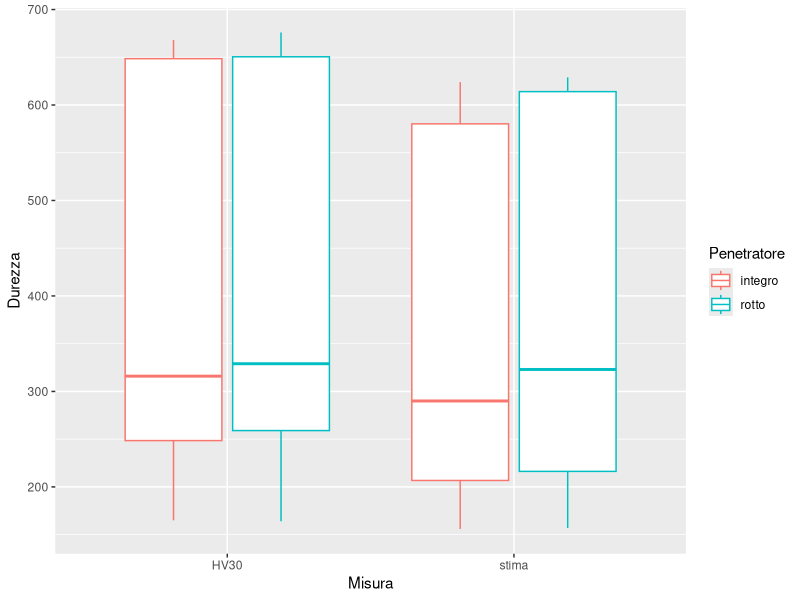
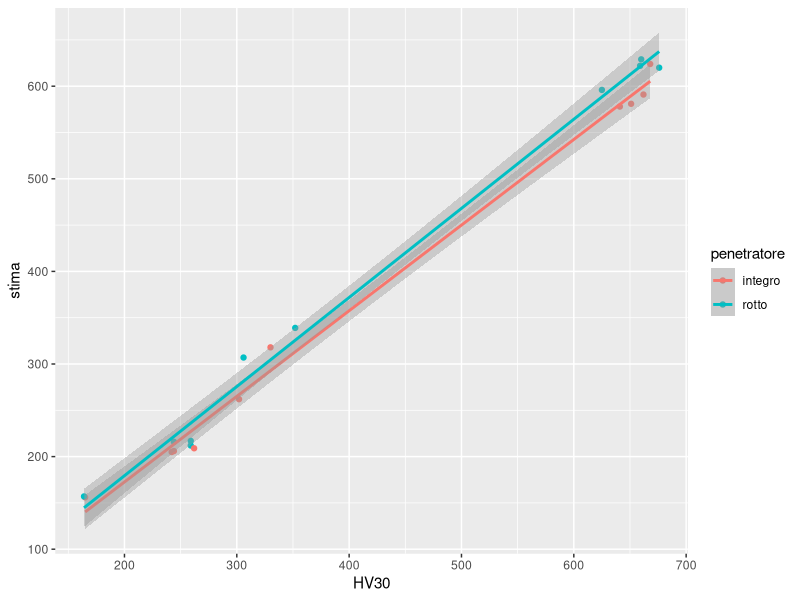
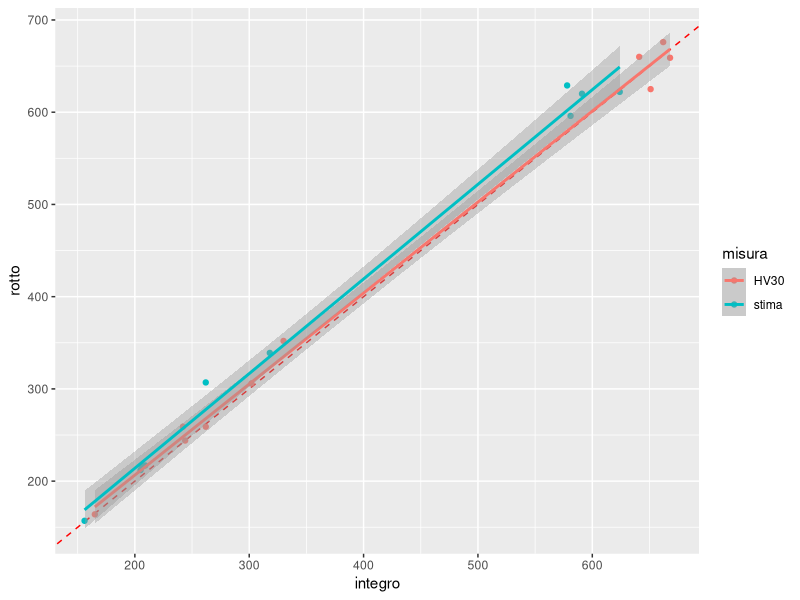
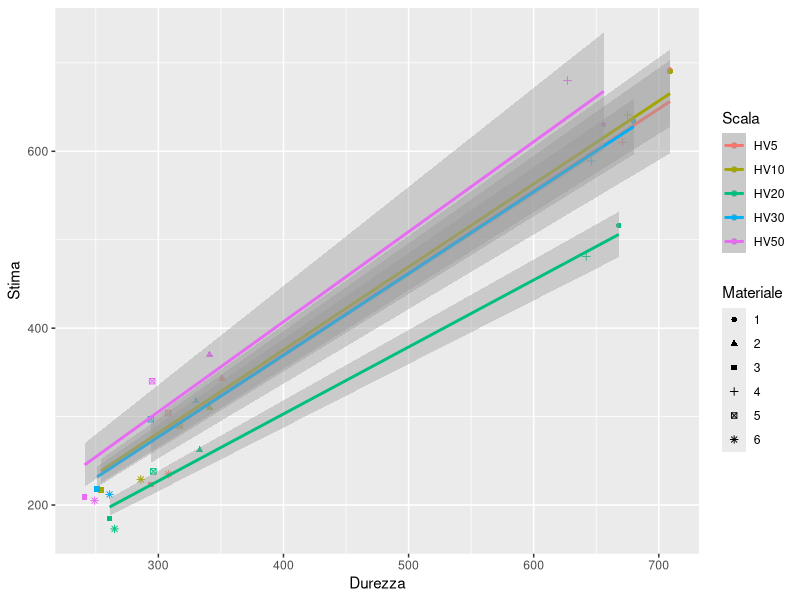
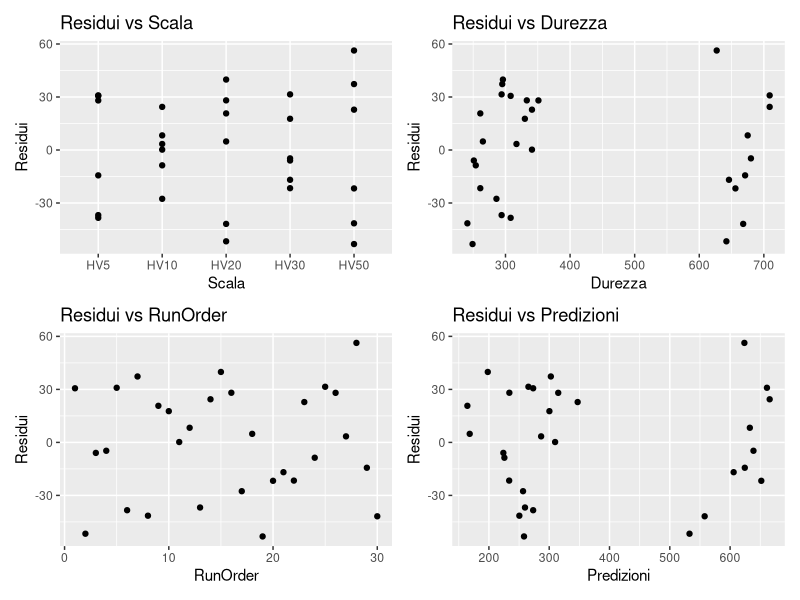
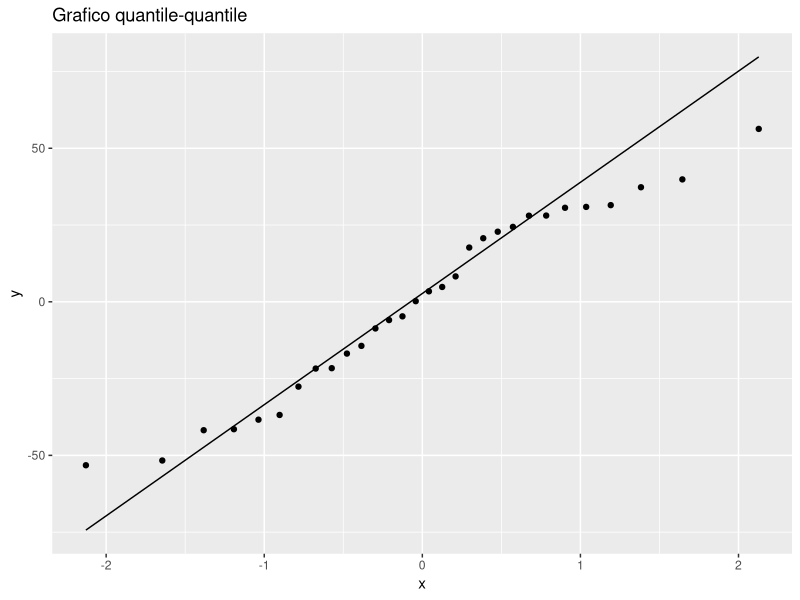
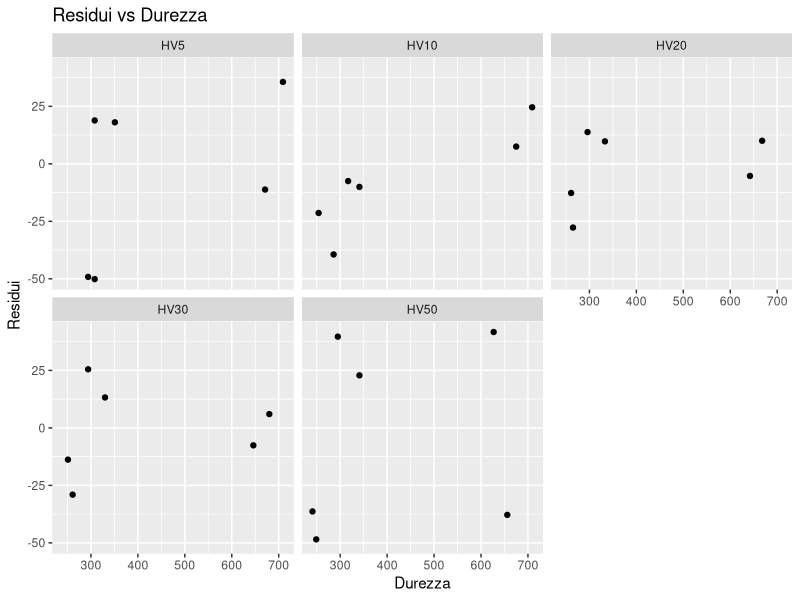
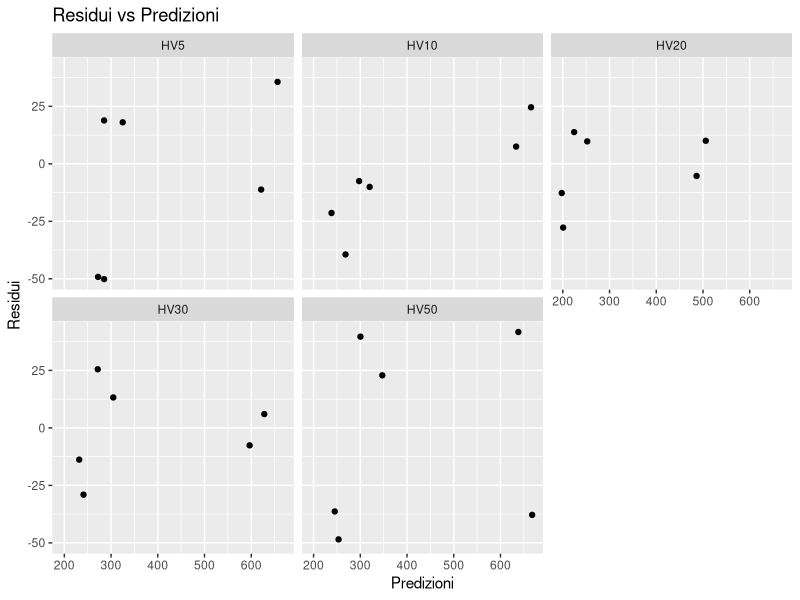

The R source for these figures, in order:
## ---- chunk 1
#| label: setup
#| include: false
knitr::opts_chunk$set(
  fig.align = "center",
  # This for default device
  out.width = "16cm",
  # This two for high quality charts:
  fig.dim = c(16, 9)*0.4
)
library(tidyverse)
library(stringr)
library(modelr)
library(broom)
library(knitr)
library(patchwork)
## ---- chunk 2
#| include: false
df_a<-tibble(
  material=1:10, #materiale
  HV30_OK=NA,    #misura effettiva, indentatore integro   
  HV30_NOK=NA,   #misura effettiva, indentatore danneggiato        
  stima_OK=NA,   #stima della macchina, indentatore integro
  stima_NOK=NA,  #stima della macchina, indentaore danneggiato
  HV30_dd=NA,    #misura effettiva usando due volte la diagonale visibile, indentatore danneggiato
  stima_dd=NA,   #stima della macchina, indentatore danneggiato per misura con doppia diagonale
)               

write.csv(df_a,"misure_HV_30.csv") #per avere la tabella in formato .csv così da poter essere riempita dallo sperimentatore

kable(head(df_a,8), caption = "Tabella di raccolta dati per T-test")
## ---- chunk 3
df_a$stima_OK=c(591,205,209,262,318,578,206,156,624,581)
df_a$HV30_NOK = c(676,259,259,306,352,660,244,164,659,625)
df_a$HV30_OK=c(662,242,262,302,330,641,244,165,668,651)
df_a$stima_NOK = c(620,212,217,307,339,629,216,157,622,596)
df_a$HV30_dd=c(648,256,253,297,351,652,247,166,659,635)      
df_a$stima_dd=c(612,219,218,297,337,621,218,157,618,596)

kable(head(df_a,8),caption = "Tabella di raccolta dati per T-test")
## ---- chunk 4
#| include: false
dfv <- df_a %>%
  select(material:stima_NOK)%>%
  pivot_longer(-material, 
               names_sep="_", 
               names_to = c("misura","ok"), 
               values_to="durezza") %>% 
  mutate(ok=ifelse(ok=="OK","integro","rotto"))
dfv %>% head() %>% kable()
## ---- chunk 5
dfv %>% 
  ggplot(aes(x=misura, y=durezza, color=ok)) +
  geom_boxplot() +
  labs(x="Misura", y="Durezza", color="Penetratore")
## ---- chunk 6
dfv %>%
  pivot_wider(names_from = misura, values_from = durezza) %>% 
  ggplot(aes(x=HV30, y=stima, color=ok)) + 
  geom_point() + 
  geom_smooth(method="lm", formula=y~x) +
  labs(color="penetratore") 
## ---- chunk 7
dfv %>%
  pivot_wider(names_from = ok, values_from = durezza) %>% 
  ggplot(aes(x=integro, y=rotto, color=misura)) + 
  geom_abline(slope=1, intercept=0, color="red", lty=2) +
  geom_point() + 
  geom_smooth(method="lm", formula=y~x)
## ---- chunk 8
dfv %>% pivot_wider(names_from = ok, values_from = durezza) %>% 
  split(~misura) %>% {
    reduce2(., names(.), \(acc, d, n) {
      t <- t.test(d$integro, d$rotto, paired = T)
      bind_rows(acc, tidy(t) %>% mutate(group=n, .before=1))
    }, .init=tibble())
  } %>% 
  relocate(p.value, .after=-1) %>% 
  mutate(
    significant = p.value < 0.05, 
    across(c(statistic, conf.low, conf.high, p.value), ~round(., 3))) %>%
  select(-method, -alternative) %>%
  kable()
## ---- chunk 9
t.test(df_a$HV30_OK,df_a$HV30_dd,paired = T)%>%tidy()%>%kable()
## ---- chunk 10
#| include: false
df_b<-expand.grid(
  Scale=c("HV5","HV10","HV20","HV30","HV50"),
  Material=1:6
)%>%
  relocate(Material,.before = Scale)%>%
  mutate(
    StdOrder = 1:n(),
    RunOrder = sample(n()),
    .before=Material
  )%>%
  mutate(
    Estimated=NA,
    Hardness=NA
  )%>%
  arrange(RunOrder)%>%
  tibble()

write.csv(df_b,"misure_per_taratura.csv")  #serve per avere la tabella in formato .csv così da poter essere riempita dallo speriementatore

kable(df_b, caption = "Tabella di raccolta dati per taratura")

## ---- chunk 11
df_b<-df_b%>%
  arrange(StdOrder) %>%
  mutate(Load = str_extract(Scale, "HV(\\d+)", group=1) %>% as.numeric(), .after=Scale) %>%
  mutate(
    Estimated=c(692,690,516,634,630,343,310,262,318,370,223,217,185,218,209,
                610,641,481,589,680,304,290,238,297,340,235,229,173,212,205),
    Hardness=c(709,709,668,680,656,351,341,333,330,341,294,254,261,251,241,
                671,675,642,646,627,308,317,296,294,295,308,286,265,261,249)
    
  ) %>%
  mutate(Material=factor(Material))

kable(head(df_b),caption = "Dati per analisi di taratura")
## ---- chunk 12
#| warning: false
df_b %>%
  ggplot(aes(x=Hardness, y=Estimated, group=Scale, color=Scale)) + 
  geom_point(aes(shape=Material)) + 
  geom_smooth(method="lm", formula=y~x-1)+
  labs(
    y="Stima",
    x="Durezza",
    color="Scala",
    shape="Materiale"
  )
## ---- chunk 13
df_b.lm <- lm(Estimated~Hardness + Scale, data = df_b)

anova(df_b.lm)%>%tidy()%>%kable(caption="Tabella ANOVA")
## ---- chunk 14
p1<-df_b %>% 
  add_residuals(df_b.lm) %>%
  ggplot(aes(x=Scale, y=resid)) + 
  geom_point()+
  labs(
    title="Residui vs Scala",
    x="Scala",
    y="Residui"
  )

p2<-df_b %>% 
  add_residuals(df_b.lm) %>%
  ggplot(aes(x=Hardness, y=resid)) + 
  geom_point()+
  labs(
    title="Residui vs Durezza",
    x="Durezza",
    y="Residui"
  )


p3<-df_b %>% 
  add_residuals(df_b.lm) %>%
  ggplot(aes(x=RunOrder, y=resid)) + 
  geom_point()+
  labs(
    title="Residui vs RunOrder",
    x="RunOrder",
    y="Residui"
  )

p4<-df_b %>% 
  add_residuals(df_b.lm) %>%
  add_predictions(df_b.lm)%>%
  ggplot(aes(x=pred, y=resid)) + 
  geom_point()+
  labs(
    title="Residui vs Predizioni",
    x="Predizioni",
    y="Residui"
  )

(p1+p2)/(p3+p4)
## ---- chunk 15
df_b %>% 
  add_residuals(df_b.lm) %>%
  ggplot(aes(sample=resid)) + 
  geom_qq() + 
  geom_qq_line()+
  labs(
    title="Grafico quantile-quantile"
  )

df_b %>%
  add_residuals(df_b.lm) %>%
  pull(resid) %>%
  shapiro.test()
## ---- chunk 16
df_slope<-df_b %>%
  group_by(Scale) %>%
  summarise(slope = lm(Estimated~Hardness - 1) %>% coefficients())

df_slope%>%kable(caption="Pendenza della caratteristica lineare di ogni scala")
## ---- chunk 17
df_b %>%
  split(~Scale) %>%
  map_dfr(~{
    d.lm <- lm(Estimated ~ Hardness - 1, data = .x)
    tibble(
      Scale = unique(.x$Scale),
      Slope = coef(d.lm),
      Residual_min = min(residuals(d.lm)),
      Residual_max = max(residuals(d.lm)),
      CI_low = confint(d.lm)[1, 1],
      CI_high = confint(d.lm)[1, 2]
    )
  })%>%
  kable()
## ---- chunk 18
#| warning: false

# Modelli per ciascuna scala
df_models <- df_b %>%
  group_split(Scale) %>%
  set_names(map_chr(., ~ unique(.x$Scale))) %>%
  map(~ {
    mod <- lm(Estimated ~ Hardness - 1, data = .x)
    .x %>%
      add_residuals(mod) %>%
      add_predictions(mod)%>%
      mutate(model = list(mod))
  })

# Unione in unico dataframe
df_resid <- bind_rows(df_models)

p5<-ggplot(df_resid, aes(x = Hardness, y = resid)) +
  geom_point() +
  labs(
    title = "Residui vs Durezza",
    x="Durezza",
    y="Residui"
    )+
  facet_wrap(~Scale)

p6<-ggplot(df_resid, aes(x = pred, y = resid)) +
  geom_point() +
  labs(
    title = "Residui vs Predizioni",
    x="Predizioni",
    y="Residui"
       )+
  facet_wrap(~Scale)

p7<-ggplot(df_resid, aes(x = RunOrder, y = resid)) +
  geom_point() +
  labs(
    title = "Residui vs RunOrder",
    x="RunOrder",
    y="Residui"
    )+
  facet_wrap(~Scale)
## ---- chunk 19
p5
## ---- chunk 20
p6
## ---- chunk 21
p7
## ---- chunk 22

df_shapiro <- df_resid %>%
  group_by(Scale) %>%
  summarise(
    p_value = shapiro.test(resid)$p.value,
    W = shapiro.test(resid)$statistic
  )

df_shapiro%>%kable(caption="Valori del p_value e della statistica del test di shapiro (W) per ogni scala")

## ---- chunk 23

ggplot(df_resid, aes(sample = resid)) +
  geom_qq() +
  geom_qq_line() +
  facet_wrap(~ Scale) +
  labs(title = "QQ-plot dei residui per ogni scala")
## ---- chunk 24
df_slope%>%kable(caption="Pendenza della caratteristica lineare di ogni scala")
## ---- chunk 25

pred_data <- df_b %>%
  split(~Scale) %>%
  map_dfr(~{
    d.lm <- lm(Estimated ~ Hardness - 1, data = .x)
    
    # griglia di valori per Hardness
    newdat <- tibble(Hardness = seq(min(.x$Hardness), max(.x$Hardness), length.out = 100))
    
    # predizioni con intervallo di confidenza
    preds <- as.data.frame(predict(d.lm, newdata = newdat, interval = "confidence"))
    
    bind_cols(
      tibble(Scale = unique(.x$Scale)),
      newdat,
      preds
    )
  })

ggplot(pred_data, aes(x = Hardness, y = fit)) +
  geom_ribbon(aes(ymin = lwr, ymax = upr), alpha = 0.3) +
  geom_line(color = "blue", size = 1) +
  facet_wrap(~Scale) +
  labs(
    title = "Caratteristica stima-durezza di ogni scala",
    x = "Durezza",
    y = "Stima"
  ) 

